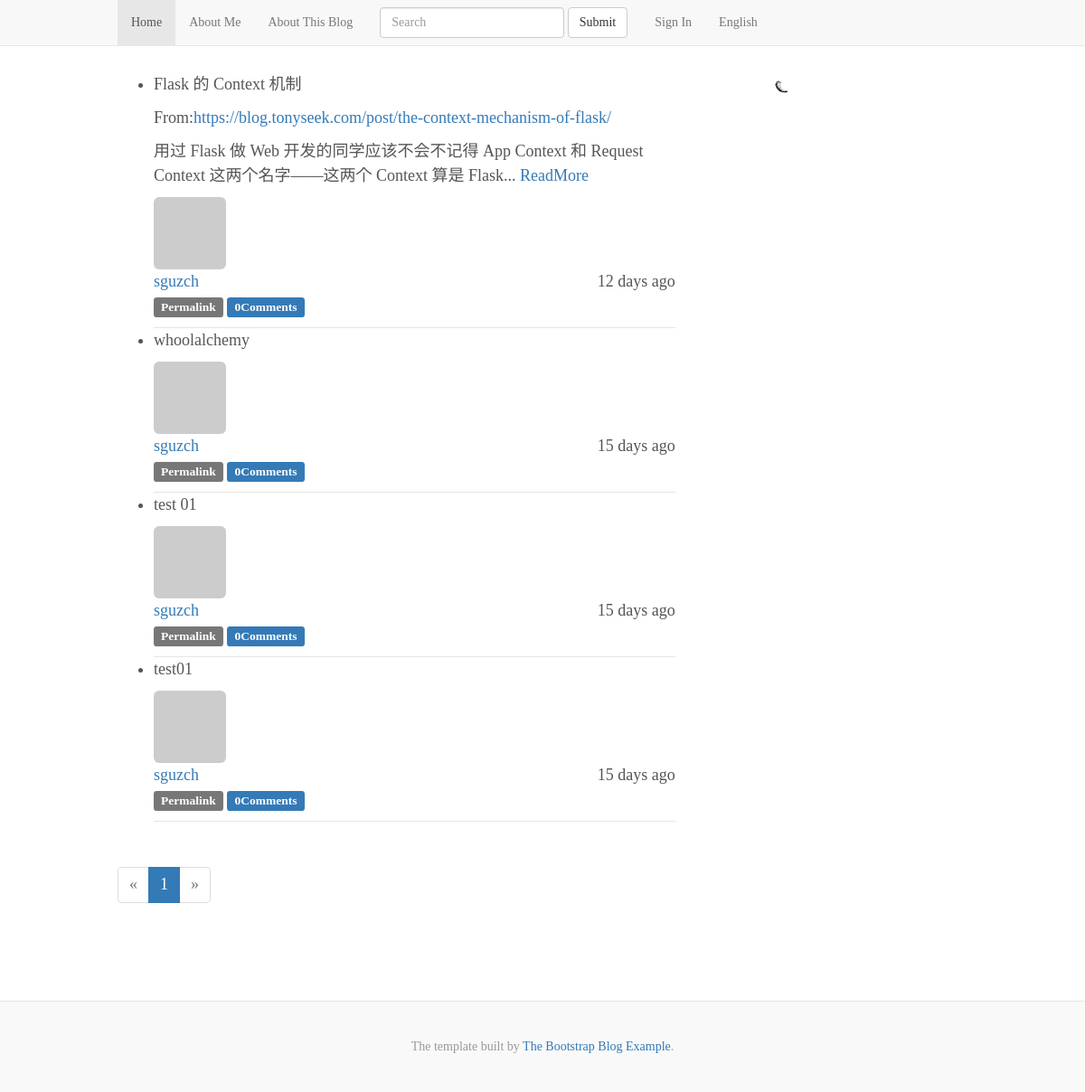
The page / on the database its author committed.
### app/models.py (models this page shows, shortened)
class Post(db.Model):
    __tablename__ = 'posts'
    __searchable__ = ['body']
    id = db.Column(db.Integer, primary_key=True)
    body = db.Column(db.Text)
    timestamp = db.Column(db.DateTime, index=True, default=datetime.utcnow)
    author_id = db.Column(db.Integer, db.ForeignKey('users.id'))
    body_html = db.Column(db.Text)
    comments = db.relationship('Comment', backref='post', lazy='dynamic')

class User(UserMixin, db.Model):
    __tablename__ = 'users'
    id = db.Column(db.Integer, primary_key=True)
    email = db.Column(db.String(64), unique=True, index=True)
    username = db.Column(db.String(64), unique=True, index=True)
    password_hash = db.Column(db.String(128))
    role_id = db.Column(db.Integer, db.ForeignKey('roles.id'))
    confirmed = db.Column(db.Boolean, default=False)
    name = db.Column(db.String(64))
    location = db.Column(db.String(64))
    about_me = db.Column(db.Text())
    member_since = db.Column(db.DateTime(), default=datetime.utcnow)
    last_seen = db.Column(db.DateTime(), default=datetime.utcnow)
    avatar_hash = db.Column(db.String(32))
    posts = db.relationship('Post', backref='author', lazy='dynamic')
    followed = db.relationship('Follow',
                               foreign_keys=[Follow.follower_id],
			       backref=db.backref('follower', lazy='joined'),
			       lazy='dynamic',
			       cascade='all, delete-orphan')
    followers = db.relationship('Follow',
                                foreign_keys=[Follow.followed_id],
				backref=db.backref('followed', lazy='joined'),
				lazy='dynamic',
				cascade='all, delete-orphan')
    comments = db.relationship('Comment', backref='author', lazy='dynamic')
    @property
    def password(self):
        raise AttributeError('password is not a readable attribute')
    def gravatar(self, size=100, default='identicon', rating='g'):
        if request.is_secure:
	    url = 'https://secure.gravatar.com/avatar'
	else:
	    url = 'http://www.gravatar.com/avatar'
	hash = hashlib.md5(self.email.encode('utf-8')).hexdigest()
	return '{url}/{hash}?s={size}&d={default}&r={rating}'.format(
	    url=url, hash=hash, size=size, default=default, rating=rating)

### app/main/views.py (the view)
@main.route('/', methods=['GET', 'POST'])
def index():
    form = PostForm()
    if current_user.can(Permission.WRITE_ARTICLES) and \
            form.validate_on_submit():
        post = Post(body=form.body.data,
                    author=current_user._get_current_object())
        db.session.add(post)
        db.session.commit()
	return redirect(url_for('.index'))
    show_followed = False
    if current_user.is_authenticated():
        show_followed = bool(request.cookies.get('show_followed', ''))
    if show_followed:
        query = current_user.followed_posts
    else:
        query = Post.query
    page = request.args.get('page', 1, type=int)
    pagination = query.order_by(Post.timestamp.desc()).paginate(
        page, per_page=current_app.config['FLASKY_POSTS_PER_PAGE'],
	error_out=False)
    posts = pagination.items
    return render_template('index.html', form=form, posts=posts,
                           show_followed=show_followed, pagination= pagination                           )

### app/main/forms.py
class PostForm(Form):
    body = PageDownField("What's on your mind?", validators=[Required()])
    submit = SubmitField('Submit')

### app/auth/views.py (called while the page is built)
@auth.before_app_request
def before_request():
    if current_user.is_authenticated():
        current_user.ping()
        if not current_user.confirmed \
	        and request.endpoint[:5] != 'auth.':
	    return redirect(url_for('auth.unconfirmed'))

### app/main/__init__.py (called while the page is built)
@main.app_context_processor
def inject_permissions():
    return dict(Permission=Permission)

### app/models.py (called while the page is built)
    def can(self, permissions):
        return False

    def is_administrator(self):
        return False

### app/templates/index.html (shortened to what this page needs)
{% extends "base.html" %}
{% import "bootstrap/wtf.html" as wtf %}
{% import "_macros.html" as macros %}
{% block body %}
  {% block navbar %}
    {{ super() }}
  {% endblock %}
  {% block content %}
  <div class="container">
    <div class="row">
      <div class="col-sm-8 blog-main">
        <div class="blog-post">
	  <p>{% include '_posts.html' %}</P>
	  <div class="pagination">
	    {{ macros.pagination_widget(pagination, '.index') }}
	  </div>
        </div>
      </div>
      <div class="col-sm-3 col-sm-offset-1 blog-sidebar">
        <div class="sidebar-module">
	  <img class="img-circle" src="../static/favicon.ico" >
	</div>
      </div>
    </div>
  </div>
  {% endblock %}
  {% block foot %}
    {{ super() }}
  {% endblock %}
{% endblock %}

### app/templates/base.html (shortened to what this page needs)
{% extends "bootstrap/base.html" %}
  {% block head %}
    {{ super() }}
    <link href="../static/blog.css" rel="stylesheet">
  {% endblock %}
  {% block body %}
    {% block navbar %}
      <nav class="navbar navbar-default navbar-fixed-top">
        <div class="container">
	  <div id="navbar" class="navbar-collapse collapse">
	    <ul class="nav navbar-nav">
	      <li class="active"><a href="/">Home</a></li>
	      <li><a href="#about">About Me</a></li>
	      <li><a href="#contact">About This Blog</a></li>
	      <li>
	        <form class="navbar-form" role="search">
		  <div class="form-group">
		    <input type="text" class="form-control" placeholder="Search">
		  </div>
		  <button type="submit" class="btn btn-default">Submit</button>
		</form>
	      </li>
	      <ul class="nav navbar-nav navbar-right">
	        {% if current_user.is_authenticated() %}
		<li class="dropdown">
		  <a href="#" class="dropdown-toggle" data-toggle="dropdown" role="button"
		    aria-haspopup="true" aria-expanded="false">{{ current_user.username }}<span class=                    "caret"></span></a>
		  <ul class="dropdown-menu">
		    <li><a href="{{ url_for('main.user', username=current_user.username) }}">Profile</a></li>
		    <li><a href="{{ url_for('auth.logout') }}">Sign Out</a></li>
		  </ul>
		</li>
		{% else %}
		<li><a href="{{ url_for('auth.login') }}">Sign In</a></li>
		{% endif %}
	      <li><a href="#">English</a></li>
	    </ul>
	  </div>
	</div>
      </nav>
  {% endblock %}
    {% block foot %}
    <footer class="blog-footer">
      <div class="container">
      <p>The template built  by <a href="http://getbootstrap.com/examples/blog">The Bootstrap Blog Example</a>.</p>
      </div>
    </footer>
    {% endblock %}
  {% endblock %}

### app/templates/_macros.html
{% macro pagination_widget(pagination, endpoint) %}
<ul class="pagination">
  <li{% if not pagination.has_prev %} class="disabled"{% endif %}>
    <a href="{% if pagination.has_prev %}{{ url_for(endpoint,
        page = pagination.page - 1, **kwargs) }}{% else %}#{% endif %}">
	&laquo;
    </a>
  </li>
  {% for p in pagination.iter_pages() %}
    {% if p %}
      {% if p== pagination.page %}
      <li class="active">
        <a href="{{ url_for(endpoint, page = p, **kwargs) }}">{{ p }}</a>
      </li>
      {% else %}
      <li>
        <a href="{{ url_for(endpoint, page = p, **kwargs) }}">{{ p }}</a>
      </li>
      {% endif %}
    {% else %}
    <li class="disabled"><a href="#">&hellip;</a></li>
    {% endif %}
  {% endfor %}
  <li {% if not pagination.has_next %} class="disabled"{% endif %}>
    <a href="{% if pagination.has_next %}{{ url_for(endpoint,
        pag = pagination.page + 1, **kwargs)}}{% else %}#{% endif %}">
	&raquo;
    </a>
  </li>
</ul>
{% endmacro %}

### bootstrap/base.html (shortened to what this page needs)
{% block doc -%}
<!DOCTYPE html>
<html{% block html_attribs %}{% endblock html_attribs %}>
{%- block html %}
  <head>
    {%- block head %}
    {%- block styles %}
    <link href="{{bootstrap_find_resource('css/bootstrap.css', cdn='bootstrap')}}" rel="stylesheet">
    {%- endblock styles %}
    {%- endblock head %}
  </head>
  <body{% block body_attribs %}{% endblock body_attribs %}>
    {% block body -%}{%- endblock body %}
  </body>
{%- endblock html %}
</html>
{% endblock doc -%}

### app/templates/_posts.html (shortened to what this page needs)
<ul class="posts">
  {% for post in posts %}
  <li class="post">
    <div class="post-body">
      {% if post.body_html %}
	{% if post.body_html|length>300 %}
	  {{ post.body_html | safe | truncate(300) }}
	  <a href ="{{ url_for('post({{ post.id}})') }}">ReadMore</a>
	{% else %}
          {{ post.body_html | safe }}
        {% endif %}
      {% else %}
        {{ post.body }}
      {% endif %}
    </div>
    <div class="post-thumbnail">
      <a href="{{ url_for('.user', username=post.author.username) }}">
        <img class="img-rounded profile-thumbnail" src="{{ post.author.gravatar(size=40) }}">
	</a>
     </div>
      <div class="post-content">
        <div class="post-date" >{{ moment(post.timestamp).fromNow() }}</div>
	<div class="post-author"><a href="{{ url_for('.user', username=post.author.username) }}">{{ post.author.username }}</a></div>
	<div class="post-footer">
	  <a href="{{ url_for('.post', id=post.id) }}">
	    <span class="label label-default">Permalink</span>
	  </a>
	  <a href="{{ url_for('.post', id=post.id) }}#comments">
	    <span class="label label-primary">
	      {{ post.comments.count() }}Comments
	    </span>
	  </a>
	</div>
      </div>
    </li>
    <div class="line"></div>
    {% endfor %}
</ul>

### app/static/blog.css (style rules this page uses)
body { font-family: Georgia, "Times New Roman", Times, serif; padding-top: 60px; color: #555; }
@media (min-width: 1200px) { .container { width: 970px; } }
.blog-main { font-size: 18px; line-height: 1.5; }
.sidebar-module { padding: 15px; margin: 0 -15px 15px; }
.blog-post { margin-bottom: 60px; }
.blog-footer { padding: 40px 0; color: #999; text-align: center; background-color: #f9f9f9; border-top: 1px solid #e5e5e5; }
.blog-footer p:last-child { margin-bottom: 0; }
.post-date { float: right }
.line { border-bottom:1px solid #e5e5e5 }

### rows shown on the page
Post: body_html "Flask 的 Context 机制 From: https://blog.tonyseek.com/post/the-context-mechanism-of-flask/ 用过 Flask 做 Web 开发的同学应该不会不记得 App Context 和 Request Context 这两个名字——这两个 Context 算是 Flask...", timestamp "12 days ago", author.username "sguzch", comments.count "0"
Post: body_html "whoolalchemy", timestamp "15 days ago", author.username "sguzch", comments.count "0"
Post: body_html "test 01", timestamp "15 days ago", author.username "sguzch", comments.count "0"
Post: body_html "test01", timestamp "15 days ago", author.username "sguzch", comments.count "0"

### other values the page prints
{{ p }} "1"
